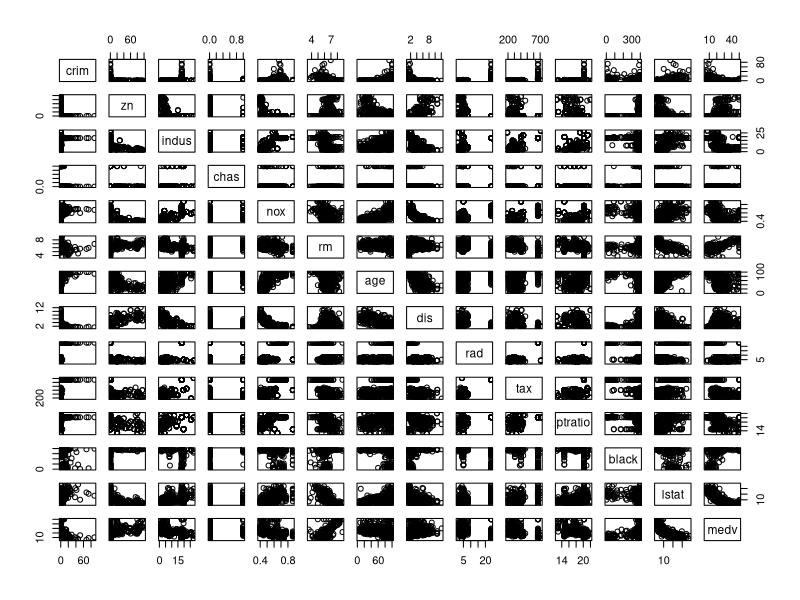
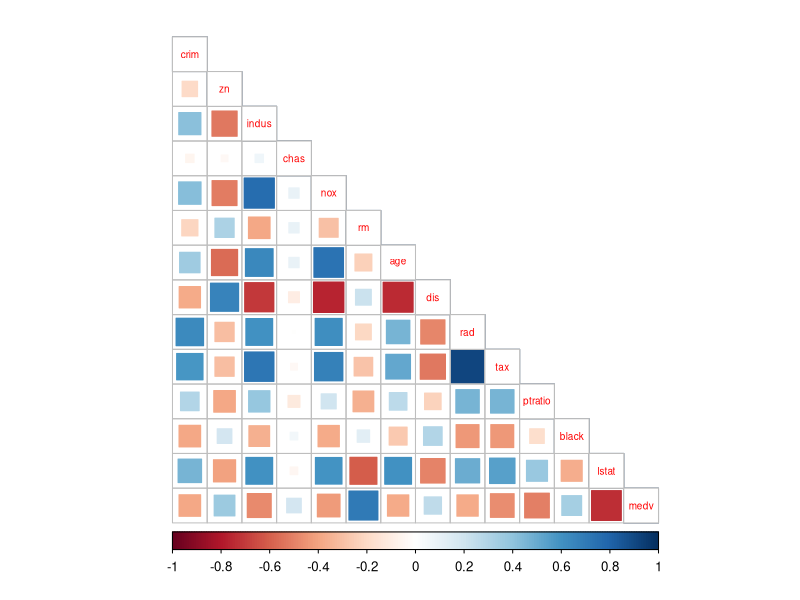
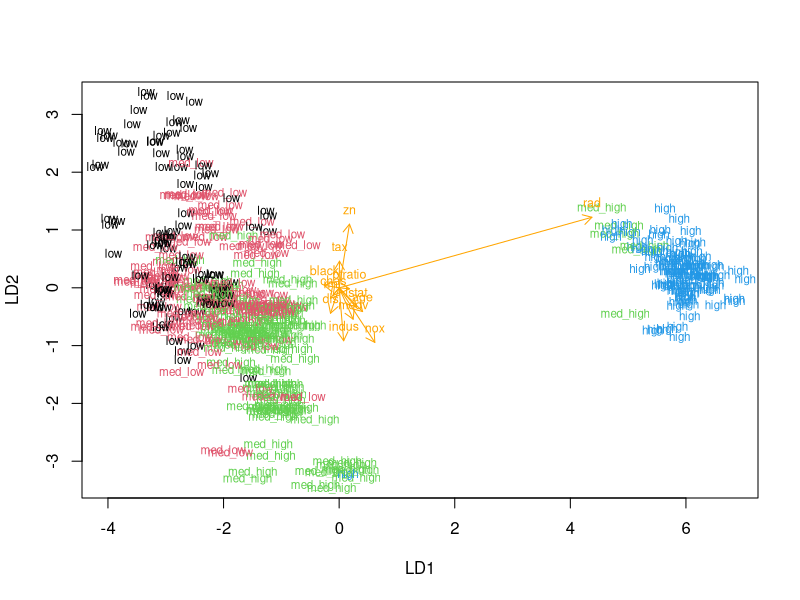
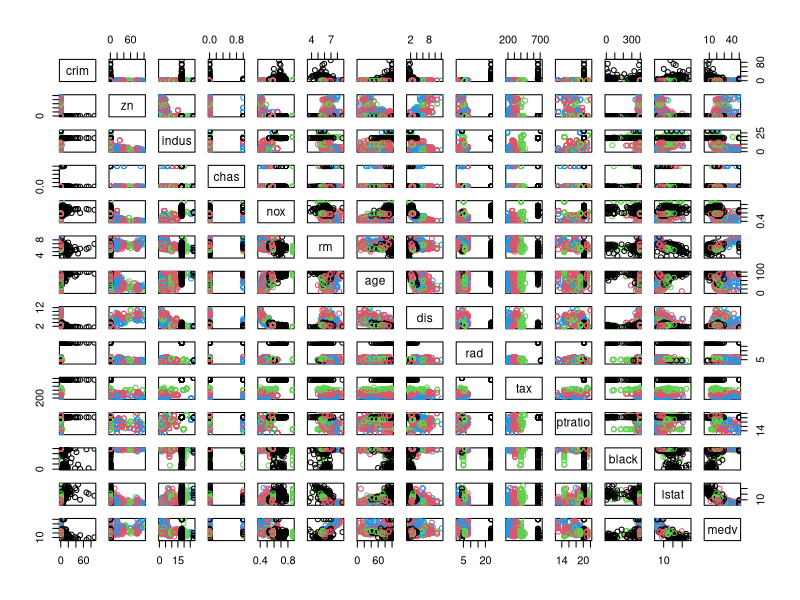
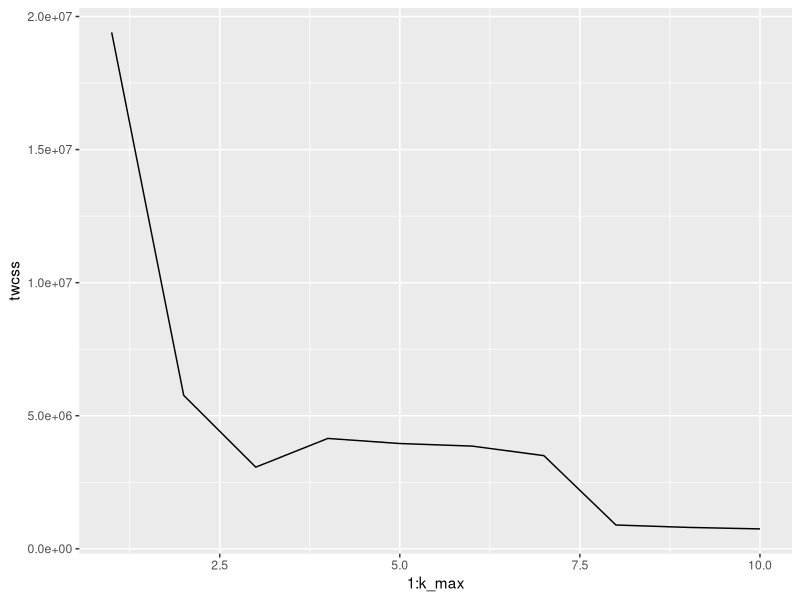
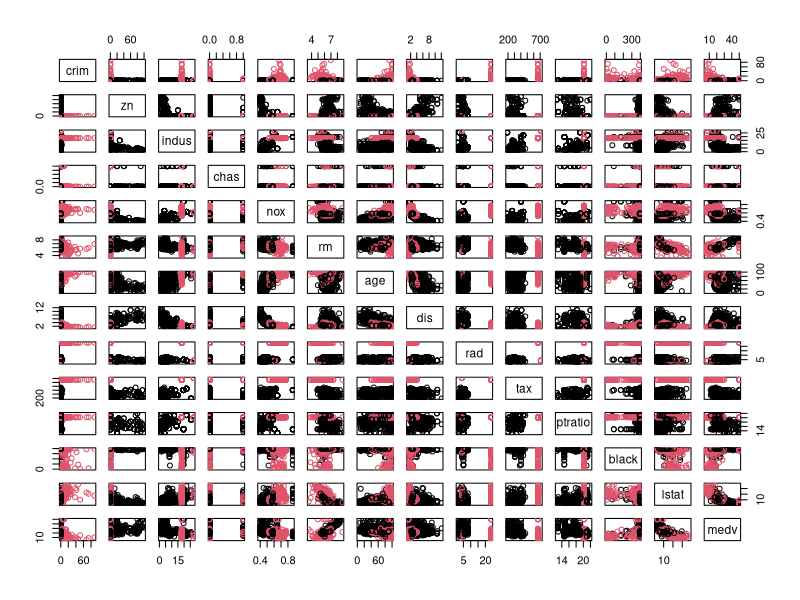

These charts were generated, in order, by the following R code:
## ---- chunk 1
library(ggplot2); library(GGally); library(corrplot); library(tidyr); library(dplyr)
## ---- chunk 2
# access the MASS package
library(MASS)

# load the data
data("Boston")

# explore the dataset
str(Boston)

## ---- chunk 3
summary(Boston)
pairs(Boston)
## ---- chunk 4
# calculate the correlation matrix and round it
cor_matrix<-cor(Boston) %>% round(digits = 2)

# print the correlation matrix
cor_matrix

# visualize the correlation matrix
corrplot(cor_matrix, method="square", type="lower", cl.pos="b", tl.pos="d", tl.cex = 0.6)
## ---- chunk 5
# center and standardize variables
boston_scaled <- scale(Boston)

# summaries of the scaled variables
summary(boston_scaled)

# class of the boston_scaled object
class(boston_scaled)

# change the object to data frame
boston_scaled <- as.data.frame(boston_scaled)
## ---- chunk 6
# summary of the scaled crime rate
summary(boston_scaled$crim)

# create a quantile vector of crim and print it
bins <- quantile(boston_scaled$crim)
bins

# create a categorical variable 'crime'
crime <- cut(boston_scaled$crim, breaks = bins, include.lowest = TRUE, labels = c("low", "med_low", "med_high", "high"))

# look at the table of the new factor crime
table(crime)

# remove original crim from the dataset
boston_scaled <- dplyr::select(boston_scaled, -crim)

# add the new categorical value to scaled data
boston_scaled <- data.frame(boston_scaled, crime)
## ---- chunk 7
# number of rows in the Boston dataset 
n <- nrow(boston_scaled)

# choose randomly 80% of the rows
ind <- sample(n,  size = n * 0.8)

# create train set
train <- boston_scaled[ind,]

# create test set 
test <- boston_scaled[-ind,]

# save the correct classes from test data
correct_classes <- test$crime

# remove the crime variable from test data
test <- dplyr::select(test, -crime)
## ---- chunk 8
# linear discriminant analysis
lda.fit <- lda(crime ~ ., data = train)

# print the lda.fit object
lda.fit

## ---- chunk 9
# the function for lda biplot arrows
lda.arrows <- function(x, myscale = 1, arrow_heads = 0.1, color = "orange", tex = 0.75, choices = c(1,2)){
  heads <- coef(x)
  arrows(x0 = 0, y0 = 0, 
         x1 = myscale * heads[,choices[1]], 
         y1 = myscale * heads[,choices[2]], col=color, length = arrow_heads)
  text(myscale * heads[,choices], labels = row.names(heads), 
       cex = tex, col=color, pos=3)
}

# target classes as numeric
classes <- as.numeric(train$crime)

# plot the lda results
plot(lda.fit, dimen = 2, col = classes, pch = classes)
lda.arrows(lda.fit, myscale = 1.5)
## ---- chunk 10
# predict classes with test data
lda.pred <- predict(lda.fit, newdata = test)

# cross tabulate the results
tt <- table(correct = correct_classes, predicted = lda.pred$class)
tt
error = sum(tt[row(tt) != col(tt)]) / sum(tt)
error
summary(test)
## ---- chunk 11
library(MASS)
data('Boston')
## ---- chunk 12
# center and standardize variables
boston_K_scaled <- scale(Boston)

# summaries of the scaled variables
summary(boston_K_scaled)

# class of the boston_scaled object
class(boston_K_scaled)

# change the object to data frame
boston_K_scaled <- as.data.frame(boston_K_scaled)
## ---- chunk 13
# euclidean distance matrix
dist_eu <- dist(Boston)

# look at the summary of the distances
summary(dist_eu)

# manhattan distance matrix
dist_man <- dist(Boston, method = 'manhattan')

# look at the summary of the distances
summary(dist_man)
## ---- chunk 14
# k-means clustering
km <-kmeans(Boston, centers = 4)

# plot the Boston dataset with clusters
pairs(Boston, col = km$cluster)
## ---- chunk 15
set.seed(123) #K-means might produce different results every time, because it randomly assigns the initial cluster centers. This function is used to deal with that.

# determine the number of clusters
k_max <- 10

# calculate the total within sum of squares
twcss <- sapply(1:k_max, function(k){kmeans(Boston, k)$tot.withinss})

# visualize the results
qplot(x = 1:k_max, y = twcss, geom = 'line')

## ---- chunk 16
# k-means clustering
km <-kmeans(Boston, centers = 2)

# plot the Boston dataset with clusters
pairs(Boston, col = km$cluster)
## ---- chunk 17
model_predictors <- dplyr::select(train, -crime)
# check the dimensions
dim(model_predictors)
dim(lda.fit$scaling)
# matrix multiplication
matrix_product <- as.matrix(model_predictors) %*% lda.fit$scaling
matrix_product <- as.data.frame(matrix_product)
